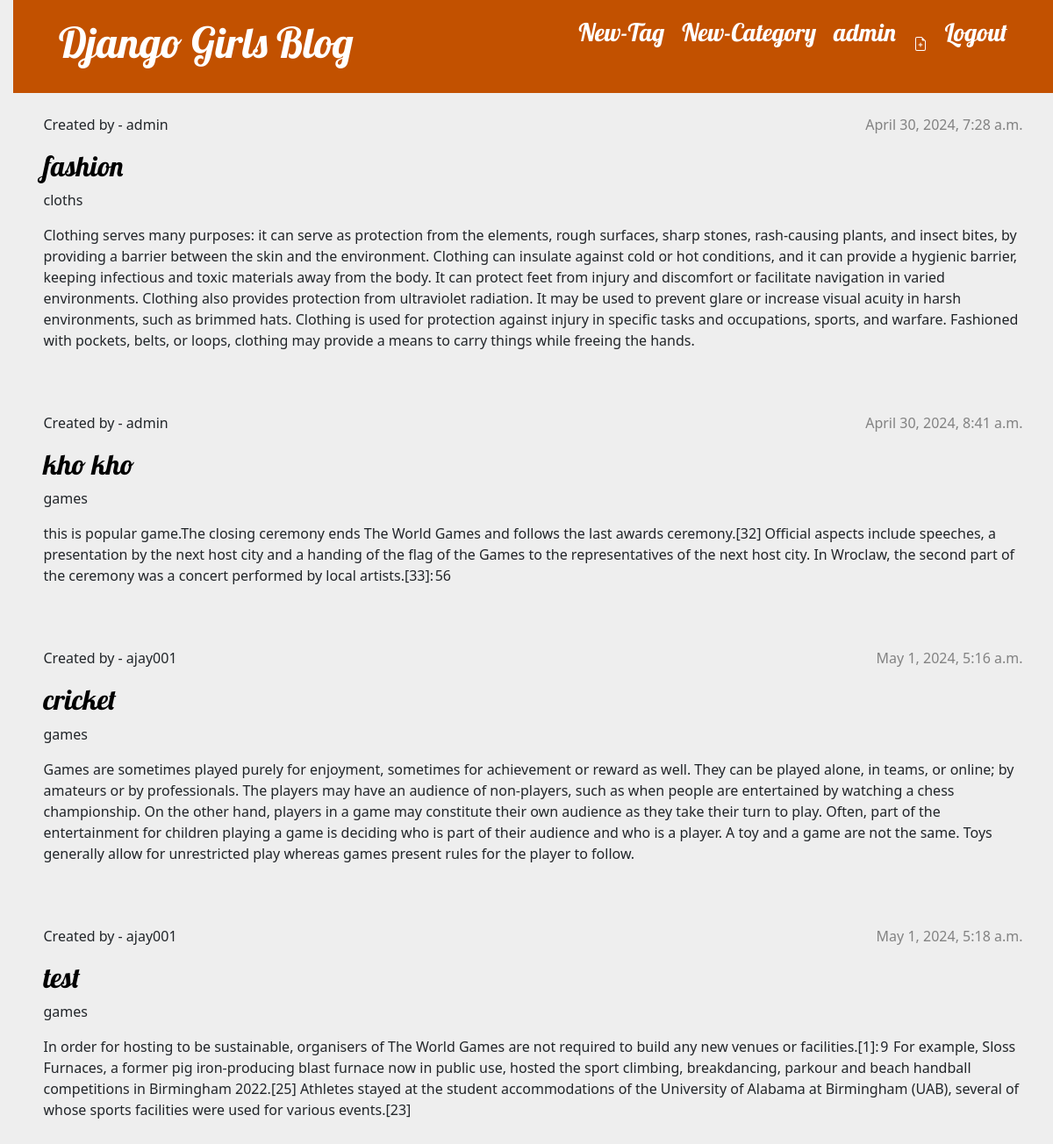
Page / (signed in) on the committed database.
### blog/models.py (models this page shows, shortened)
class User(AbstractUser):
    age = models.IntegerField(default=18)
    mobile = models.CharField(max_length=10)

class Post(models.Model):
    author = models.ForeignKey(settings.AUTH_USER_MODEL, on_delete=models.CASCADE)
    category = models.ForeignKey(Category, on_delete=models.CASCADE)
    tag = models.ManyToManyField(Tag)
    title = models.CharField(max_length=200)
    text = models.TextField()
    created_date = models.DateTimeField(default=timezone.now)
    published_date = models.DateTimeField(blank=True, null=True)

class Category(models.Model):
    name = models.CharField(max_length=60)
    desc = models.TextField()
    image = models.ImageField(upload_to='cat')
    def __str__(self):
        return self.name

### blog/views.py (the view)
# urls.py: path('', views.post_list, name='post_list'),
def post_list(request):
    posts = Post.objects.filter(published_date__lte=timezone.now()).order_by('published_date')
    return render(request, 'blog/post_list.html', {'posts': posts})

### blog/templates/blog/post_list.html
{% extends 'blog/base.html' %}
{% block content %}
    {% for post in posts %}
        <article class="post mt-4">
            <time class="date">
                {{ post.published_date }}
            </time>
            <p>Created by - {{post.author}}</p>
            <h2><a href="{% url 'post_detail' pk=post.pk %}">{{ post.title }}</a></h2>
            <p> {{post.category}} </p>
            <p>{{ post.text|linebreaksbr }}</p>
        </article>
    {% endfor %}
{% endblock %}

### blog/templates/blog/base.html (shortened to what this page needs)
{% load static %}
<!DOCTYPE html>
<html>
    <head>
        <link rel="stylesheet" href="https://cdn.jsdelivr.net/npm/bootstrap@5.1.3/dist/css/bootstrap.min.css">
        <link rel="stylesheet" href="{% static 'css/blog.css' %}">
    </head>
    <body>
        <header class="page-header">
          <div class="container">
            {% if user.is_authenticated %}
                <a href="{% url 'logout_view' %}" class="top-menu">
                    <h3>Logout</h3>
                </a>
                <a href="{% url 'post_new' %}" class="top-menu">
                </a>
                <a href="{% url 'user-profile' %}" class="top-menu">
                    <h3>{{user.username}}</h3>
                </a>
                <a href="{% url 'new_category' %}" class="top-menu">
                   <h3> New-Category</h3>
                </a>
                <a href="{% url 'new_tag' %}" class="top-menu">
                    <h3> New-Tag</h3>
                 </a>
            {% else %}
            <a href="{% url 'login_view' %}" class="top-menu">
                Login
            </a>
            {% endif %}
            <h1><a href="/">Django Girls Blog</a></h1>
          </div>
        </header>
        <main class="container">
            <div class="row">
                <div class="col">
                    {% block content %}
                    {% endblock %}
                </div>
            </div>
        </main>
    </body>
</html>

### blog/static/css/blog.css (style rules this page uses)
* { margin:0; padding:0 }
a,a:hover { text-decoration: none; }
body { background-color: #eee!important; }
h1 a, h2 a { color: #C25100; font-family: 'Lobster'; }
body { padding-left: 15px; }
.page-header { background-color: #C25100; margin-top: 0; padding: 20px 20px 20px 40px; }
.page-header h1, .page-header h1 a, .page-header h1 a:visited, .page-header h1 a:active { color: #ffffff; font-size: 36pt; text-decoration: none; }
h1, h2, h3, h4 { font-family: 'Lobster', cursive; }
.date { color: #828282; }
.top-menu, .top-menu:hover, .top-menu:visited { color: #ffffff; float: right; font-size: 26pt; margin-right: 20px; }
.post { margin-bottom: 70px; }
.post h2 a, .post h2 a:visited { color: #000000; }
.post > .date, .post > .actions { float: right; }

### rows in the picture
User: username "admin"
Post: published_date "April 30, 2024, 7:28 a.m.", author "admin", title "fashion", category "cloths", text "Clothing serves many purposes: it can serve as protection from the elements, rough surfaces, sharp stones, rash-causing plants, and insect bites, by providing a barrier between the skin and the environment. Clothing can insulate against cold or hot conditions, and it can provide a hygienic barrier, keeping infectious and toxic materials away from the body. It can protect feet from injury and discomfort or facilitate navigation in varied environments. Clothing also provides protection from ultraviolet radiation. It may be used to prevent glare or increase visual acuity in harsh environments, such as brimmed hats. Clothing is used for protection against injury in specific tasks and…"
Post: published_date "April 30, 2024, 8:41 a.m.", author "admin", title "kho kho", category "games", text "this is popular game.The closing ceremony ends The World Games and follows the last awards ceremony.[32] Official aspects include speeches, a presentation by the next host city and a handing of the flag of the Games to the representatives of the next host city. In Wroclaw, the second part of the ceremony was a concert performed by local artists.[33]: 56"
Post: published_date "May 1, 2024, 5:16 a.m.", author "ajay001", title "cricket", category "games", text "Games are sometimes played purely for enjoyment, sometimes for achievement or reward as well. They can be played alone, in teams, or online; by amateurs or by professionals. The players may have an audience of non-players, such as when people are entertained by watching a chess championship. On the other hand, players in a game may constitute their own audience as they take their turn to play. Often, part of the entertainment for children playing a game is deciding who is part of their audience and who is a player. A toy and a game are not the same. Toys generally allow for unrestricted play whereas games present rules for the player to follow."
Post: published_date "May 1, 2024, 5:18 a.m.", author "ajay001", title "test", category "games", text "In order for hosting to be sustainable, organisers of The World Games are not required to build any new venues or facilities.[1]: 9 For example, Sloss Furnaces, a former pig iron-producing blast furnace now in public use, hosted the sport climbing, breakdancing, parkour and beach handball competitions in Birmingham 2022.[25] Athletes stayed at the student accommodations of the University of Alabama at Birmingham (UAB), several of whose sports facilities were used for various events.[23]"
